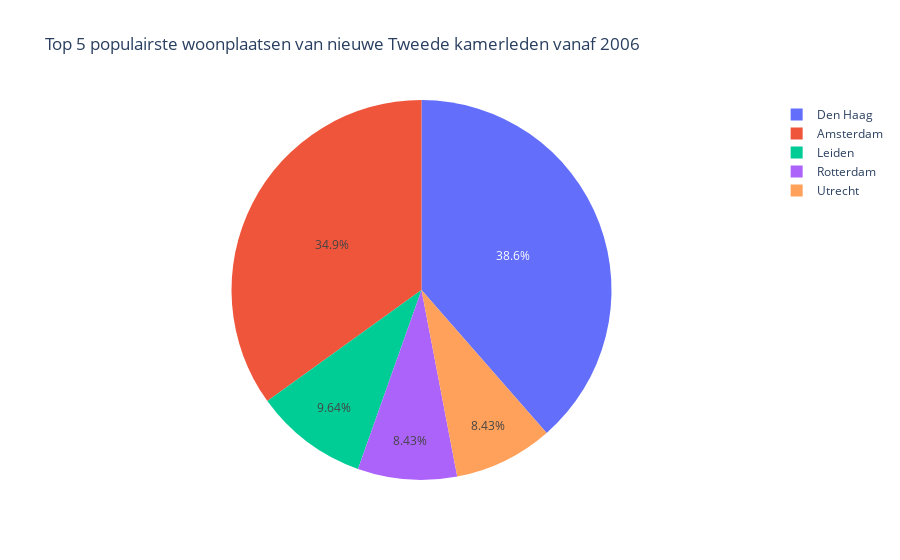

The cell this chart's notebook holds for it:
### Markdown cell above
## Figuur 4

### Code cell
''' Populairste woonplaatsen van leden vanaf %jaartal '''
top_x_steden = 5
tab = df.groupby('Woonplaats')['Lid'].count().sort_values(ascending=False)
fig = px.pie(tab, values=tab[:top_x_steden].values, names=tab[:top_x_steden].index,
             title='Top %d populairste woonplaatsen van nieuwe Tweede kamerleden vanaf %d' %  (top_x_steden,vanaf))
fig.show()
tab.head()

### Figure 1 — Plotly figure (JSON) as saved in the notebook; plotly's stock layout.template omitted (floating-point values rounded to 4 significant figures)
{"data": [{"domain": {"x": [0, 1], "y": [0, 1]}, "hovertemplate": "label=%{label}<br>value=%{value}<extra></extra>", "labels": ["Den Haag", "Amsterdam", "Leiden", "Rotterdam", "Utrecht"], "legendgroup": "", "name": "", "showlegend": true, "type": "pie", "values": [32, 29, 8, 7, 7]}], "layout": {"legend": {"tracegroupgap": 0}, "title": {"text": "Top 5 populairste woonplaatsen van nieuwe Tweede kamerleden vanaf 2006"}}}
